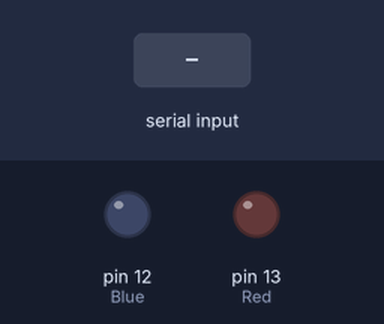
This sketch was run on a simulated Arduino Uno, built with avr-gcc and run on an emulated ATmega328P. Parts: output pins drawn as LEDs (lit = HIGH). The inputs (shaded band) are chosen by the test bench. What the sketch prints to the serial monitor is not drawn.

Above: at 1.2 s.
1.3 s: "R" received over Serial
At 2.5 s:
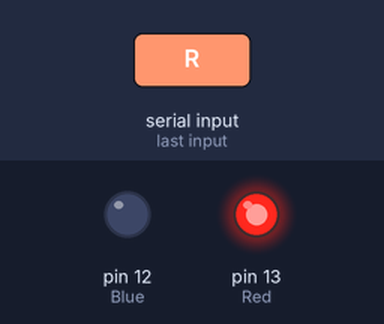
2.8 s: "B" received over Serial
At 3.9 s:
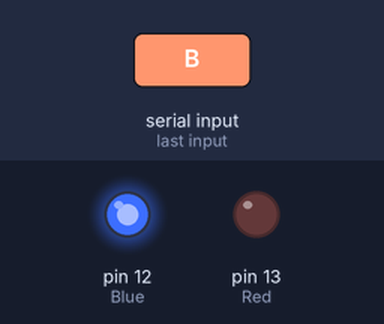
4.3 s: "T" received over Serial
At 5.0 s:
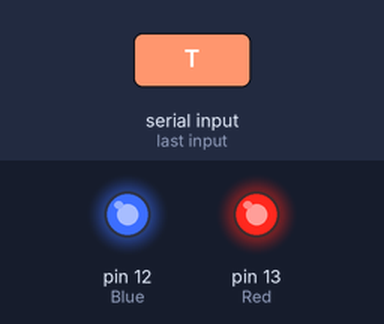
Timing chart, 0 to 7.3 s (numbered marks = the images above; inputs shaded):
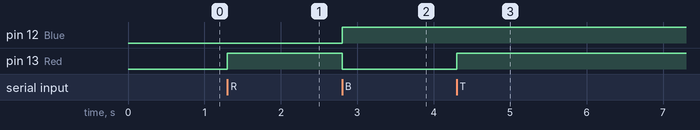

The sketch:

ini_task.ino
```cpp
int Red = 13;
int Blue = 12;
char input;

void setup() {
  pinMode(Red,OUTPUT);
  pinMode(Blue,OUTPUT);
  Serial.begin(9600);
  Serial.println("Which LED do you want on?");
  Serial.println("Type 'R' for Red and 'B' for Blue and 'O' for neither and 'T' for both");
}

void loop() {
  while(Serial.available()){
    input = Serial.read();
    Serial.print(input);
  }

  if(input == 'R'){
     digitalWrite(Red,HIGH);
     digitalWrite(Blue,LOW);
  }

  else if(input == 'B'){
    digitalWrite(Blue,HIGH);
    digitalWrite(Red,LOW);
  }

  else if(input == 'O'){
    digitalWrite(Blue,LOW);
    digitalWrite(Red,LOW);
  }

    else if(input == 'T'){
    digitalWrite(Blue,HIGH);
    digitalWrite(Red,HIGH);
  }
}
```

Measured:
- after the input at 1.3 s, pin 13 (Red): LOW → HIGH at once
- after the input at 2.8 s, pin 12 (Blue): LOW → HIGH at once; pin 13 (Red): HIGH → LOW at once
- after the input at 4.3 s, pin 13 (Red): LOW → HIGH at once
